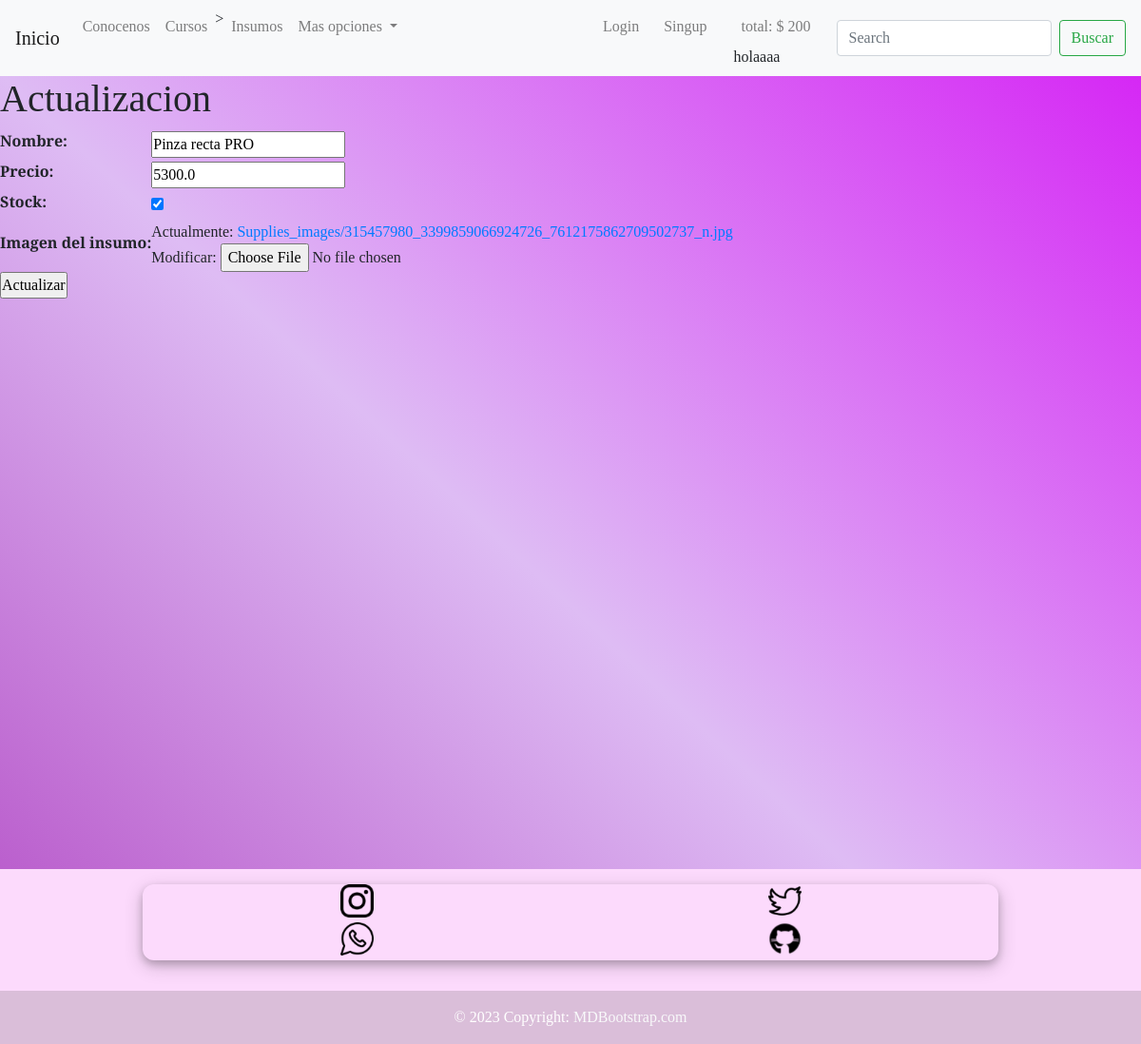
The page /supplies/update-supplies/1/ on the database as committed earlier.
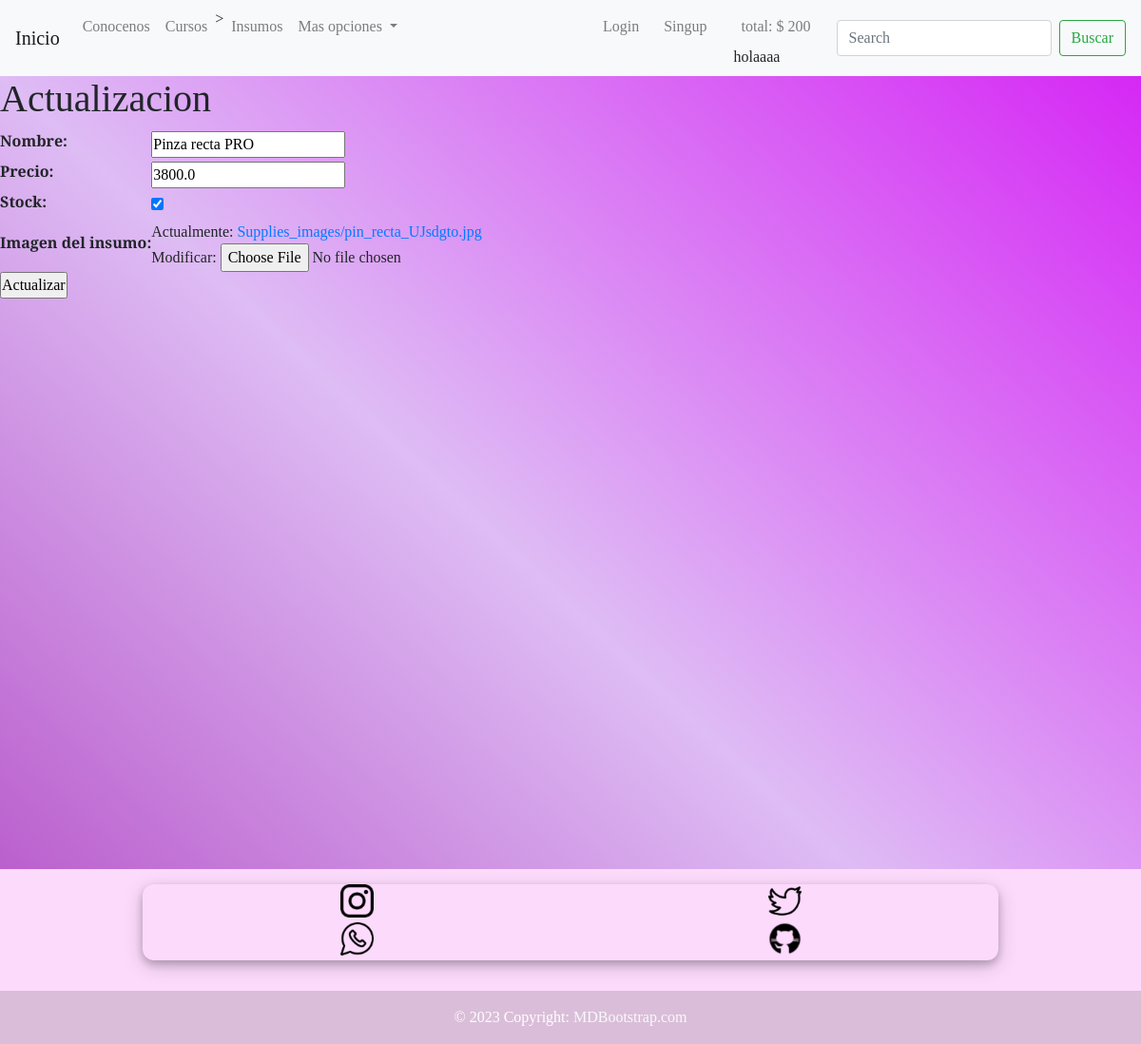
The same page on the database as committed later.
### supplies/models.py (models this page shows, shortened)
class Supplies(models.Model):
    name = models.CharField(max_length=100)
    price = models.FloatField()
    stock = models.BooleanField(default=True)
    supplie_image = models.ImageField(upload_to='Supplies_images',blank=True, null=True)

### supplies/views.py (the view, shortened to what this page needs)
# urls.py: path('update-supplies/<int:pk>/', supplie_update),
def supplie_update(request, pk):
    supplie = Supplies.objects.get(id=pk)
    if request.method == 'GET':
        context = {
            'form': SupplieForm(
                initial={
                    'name':supplie.name,
                    'price':supplie.price,
                    'stock':supplie.stock,
                    'supplie_image':supplie.supplie_image
                }
            )
        }
        return render(request, 'supplies/update_supplie.html', context=context)

### supplies/forms.py
class SupplieForm(forms.Form):
    name = forms.CharField(label='Nombre',max_length=100,required=True)
    price = forms.FloatField(label='Precio',required=True)
    stock = forms.BooleanField(label='Stock',required=False)
    supplie_image= forms.ImageField(label='Imagen del insumo',required=True)

### shoppingcart/context_processor.py (called while the page is built)
def total_trolley(request):
    total=200
    if 'trolley' in request.session:
        for key,value in request.session['trolley'].items():
            total= total +(float(value['price'])* value['amount'])
    return{'total_trolley': total}

### templates/supplies/update_supplie.html (shortened to what this page needs)
{% extends 'base.html' %}
{% block content %}
    <h1> Actualizacion</h1>
    {% if form %}
        <form action="" method="POST"  enctype="multipart/form-data">
            <table>
                {{form.as_table}}
            </table>
            <input type="submit" value="Actualizar">
        </form>
    {% endif %}
{% endblock %}

Rows that differ between the two databases and show on the page:
changed Supplies "Pinza recta PRO": price "5300.0" → "3800.0"
Other text that changed with them:
text no longer shown: "Nombre: Precio: Stock: Imagen del insumo: Actualmente: Supplies_images/315457980_3399859066924726_7612175862709502737_n.jpg Modificar:"
text now shown: "Nombre: Precio: Stock: Imagen del insumo: Actualmente: Supplies_images/pin_recta_UJsdgto.jpg Modificar:"
